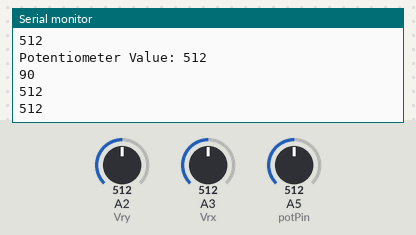
This sketch was run on a simulated Arduino Uno, built with avr-gcc and run on an emulated ATmega328P. Parts: the last lines printed to the serial monitor. The inputs (shaded band) are chosen by the test bench; at power-on: A5 (potPin) = 512, A2 (Vry) = 512, A3 (Vrx) = 512. No radio packets arrive unless stated.

Above: at 7.2 s.
7.3 s: A5 (potPin) set to 582
At 7.59 s:
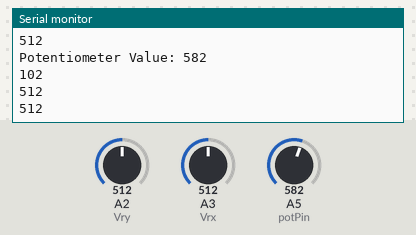
10.3 s: A5 (potPin) set to 554
At 10.68 s:
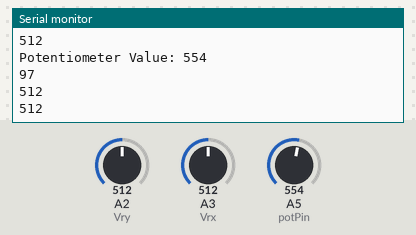
Timing chart, 0 to 12.8 s (numbered marks = the images above; inputs shaded):
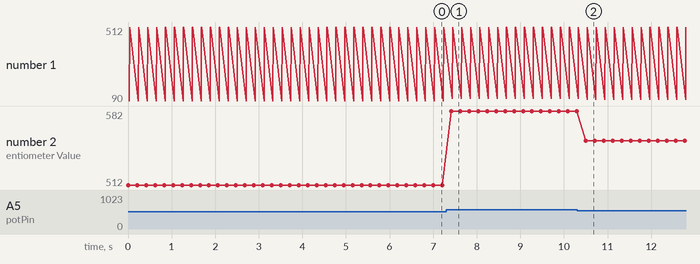

Measured:
- after the input at 7.3 s, the serial monitor: prints a new line after 0.11 s (image 1)
- after the input at 10.3 s, the serial monitor: prints a new line after 0.20 s (image 2)
- plotted number 2: 512 → 582 after the input at 7.3 s, 582 → 554 after the input at 10.3 s

The sketch:

MB_transmitter.ino
```cpp
#include <SPI.h>
#include <nRF24L01.h>
#include <RF24.h>

const int Vry = A2;
const int Vrx = A3;
const int potPin = A5;

RF24 radio(7, 8);

const byte address[6] = "00069";

void setup() {
  radio.begin();
  radio.openWritingPipe(address);
  radio.setPALevel(RF24_PA_LOW);
  radio.setDataRate(RF24_250KBPS);
  radio.stopListening();

  Serial.begin(9600);  // Initialize Serial communication
}

void loop() {
   //delay(5);
  int potValue = analogRead(potPin);  // Read the potentiometer value (0-1023)
  int motorSpeed = map(potValue, 0, 1023 , 0, 180);  // Map potentiometer value to motor speed (0-180)
  Serial.print("Potentiometer Value: ");
  Serial.println(potValue);
  Serial.println(motorSpeed);
  radio.write(&motorSpeed, sizeof(motorSpeed));

  int potX = analogRead(Vrx);
  int airlerons = map(potX, 1023, 0, 0, 180);
  int potY = analogRead(Vry);
  int elevator = map(potY, 1023, 0, 0, 180);
  Serial.println(potY);
  Serial.println(potX);
 radio.write(&airlerons, sizeof(airlerons));
 radio.write(&elevator, sizeof(elevator));

     delay(200);
}

// Remove any propeller on the motor.
//Unplug the battery from ESC and switch off the radio.
//Put the throttle stick to highest throttle and turn on the radio.
//Make sure the battery is fully charged. Plug the battery to the ESC.
//Listen - Once you hear the first 'beeps' from the motor and ESC immediately pull down the throttle stick to the lowest point.
//The ESC/Motor will do another 'beeps' to confirm the calibration setup.
//You shouldn't have any continuous beeps problem once you get it right.
```
